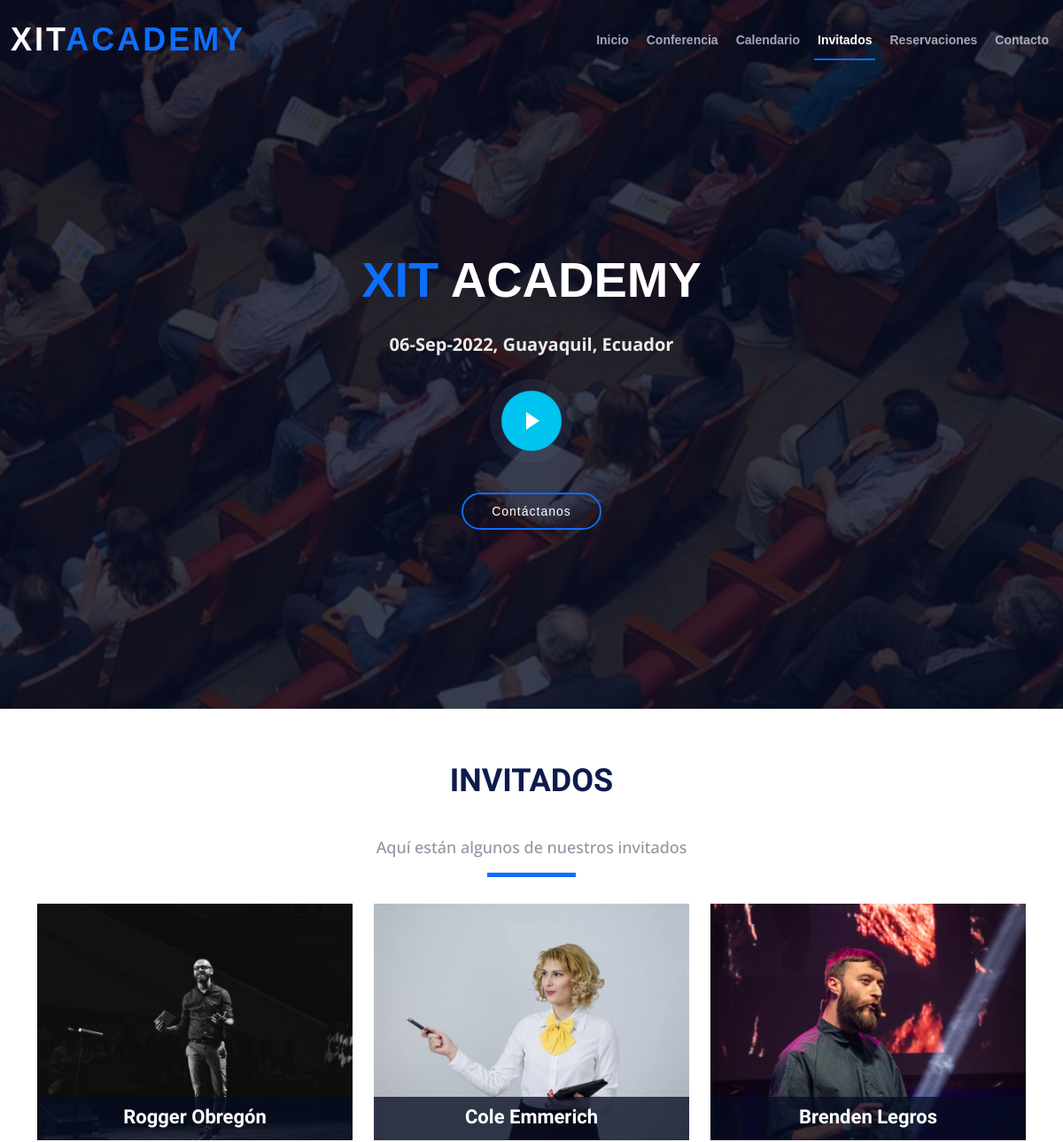
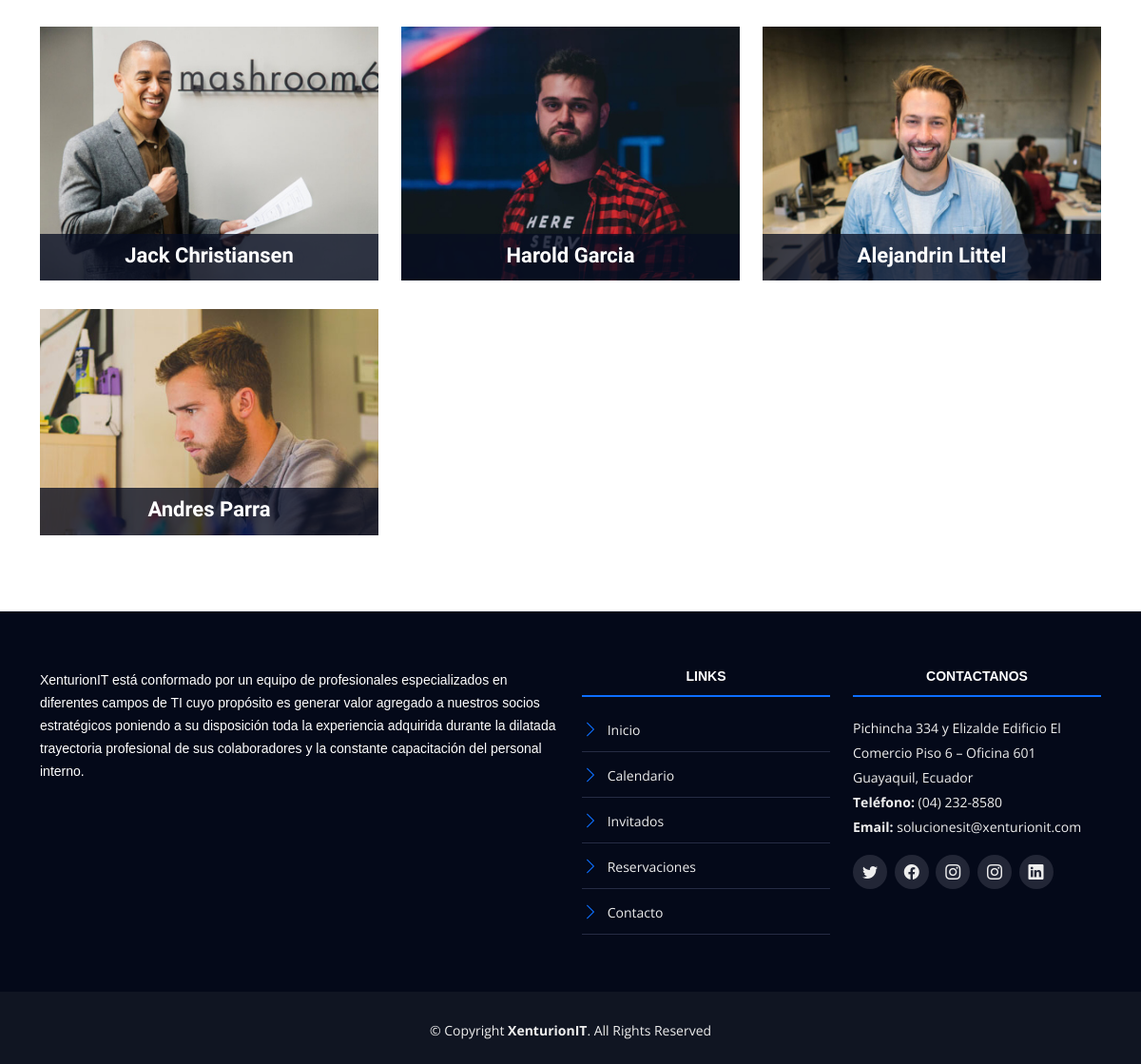
/invitados.php, run on the app's committed database (2 pictures, top to bottom).
### tables this page shows
CREATE TABLE `invitados` (
  `invitado_id` tinyint(4) NOT NULL AUTO_INCREMENT,
  `nombre_invitado` varchar(30) NOT NULL,
  `apellido_invitado` varchar(30) NOT NULL,
  `descripcion` text NOT NULL,
  `url_imagen` varchar(50) NOT NULL,
  `editado` datetime NOT NULL,
  `url_linkedin` varchar(200) DEFAULT NULL,
  `url_twitter` varchar(200) DEFAULT NULL,
  `url_instagram` varchar(200) DEFAULT NULL,
  `estado_invitado` tinyint(1) DEFAULT NULL,
  PRIMARY KEY (`invitado_id`)
);

### invitados.php (called while the page is built)
<?php include_once 'includes/templates/header.php'; ?>
        <?php include_once 'includes/templates/invitados.php'; ?>
<?php include_once 'includes/templates/footer.php'; ?>

### includes/templates/invitados.php (the view, shortened to what this page needs)
<?php
try {
    require_once('includes/funciones/bd_conexion.php');
    $sql = "SELECT * FROM `invitados` WHERE estado_invitado = 1 ";
    $resultado = $conn->query($sql);
} catch (Exception $e) {
    $error = $e->getMessage();
}
?>
<section id="speakers">
    <div class="container" data-aos="fade-up">
        <div class="section-header">
            <h2>Invitados</h2>
            <p>Aquí están algunos de nuestros invitados</p>
        </div>
        <div class="row">
            <?php while ($invitados = $resultado->fetch_assoc()) { ?>
                <div class="col-lg-4 col-md-6">
                    <div class="speaker" data-aos="fade-up" data-aos-delay="100">
                        <img src="img/invitados/<?php echo $invitados['url_imagen'] ?>" alt="<?php echo $invitados['nombre_invitado'] ?>" class="img-fluid">
                        <div class="details">
                            <h3><a><?php echo $invitados['nombre_invitado'] . " " . $invitados['apellido_invitado'] ?></a></h3>
                            <div class="social">
                                <?php if(($invitados['url_linkedin'])){?>
                                    <a href="<?php echo $invitados['url_linkedin'];?>" target="_blank""><i class="bi bi-linkedin"></i></a>
                                <?php }?>
                            </div>
                        </div>
                    </div>
                </div>
            <?php } ?>
        </div>
    </div>
</section>

### css/contact.css (style rules this page uses)
* { margin: 0; padding: 0; box-sizing: border-box; }
body, input, textarea { font-family: "Poppins", sans-serif; }

### css/main.css (style rules this page uses)
html { color: #222; font-size: 1em; line-height: 1.4; }
audio, canvas, img, svg, video { vertical-align: middle; }
html { box-sizing: border-box; }
*,*:before,*:after { box-sizing: inherit; }
body { background-color: #f2f2f2; font-family: 'Open Sans', sans-serif; }
h2 { font-family: 'Oswald', sans-serif; font-size: 2.4em; text-transform: uppercase; text-align: center; }
h2::after { content: ''; margin: 0 auto; height: 30px; width: 100px; display: block; }
h3 { color: #0e1b4d;; font-family: 'PT Sans', sans-serif; }

### css/styles.css (style rules this page uses)
body { background: #fff; color: #2f3138; font-family: "Open Sans", sans-serif; }
a { color: #0d6efd; text-decoration: none; transition: 0.5s; }
.section-header { margin-bottom: 30px; position: relative; padding-bottom: 10px; width: 100%; }
.section-header::before { content: ""; position: absolute; display: block; width: 100px; height: 5px; background: #0d6efd; bottom: 0; left: calc(50% - 50px); }
.section-header h2 { font-size: 36px; text-transform: uppercase; text-align: center; font-weight: 700; margin-bottom: 10px; color: #0e1b4d; }
.section-header p { text-align: center; margin: 0; font-size: 18px; font-weight: 500; color: #9195a2; padding-bottom: 10px; }
#speakers { padding: 60px 0 30px 0; }
#speakers .speaker { position: relative; overflow: hidden; margin-bottom: 30px; }
#speakers .speaker .details { background: rgba(6, 12, 34, 0.76); position: absolute; left: 0; bottom: -40px; right: 0; text-align: center; padding-top: 10px; padding-bottom: 3px; transition: all 300ms cubic-bezier(0.645, 0.045, 0.355, 1); }
#speakers .speaker .details h3 { color: #fff; font-size: 22px; font-weight: 600; margin-bottom: 5px; }
#speakers .speaker .details .social { height: 40px; }
#speakers .speaker .details .social i { line-height: 0; margin: 0 2px; }
#speakers .speaker .details a { color: #fff; }

### data on the page
invitados: url_imagen (picture), nombre_invitado "Rogger", apellido_invitado "Obregón"
invitados: url_imagen (picture), nombre_invitado "Cole", apellido_invitado "Emmerich"
invitados: url_imagen (picture), nombre_invitado "Brenden", apellido_invitado "Legros"
invitados: url_imagen (picture), nombre_invitado "Jack", apellido_invitado "Christiansen"
invitados: url_imagen (picture), nombre_invitado "Harold", apellido_invitado "Garcia"
invitados: url_imagen (picture), nombre_invitado "Alejandrin", apellido_invitado "Littel"
invitados: url_imagen (picture), nombre_invitado "Andres", apellido_invitado "Parra"
